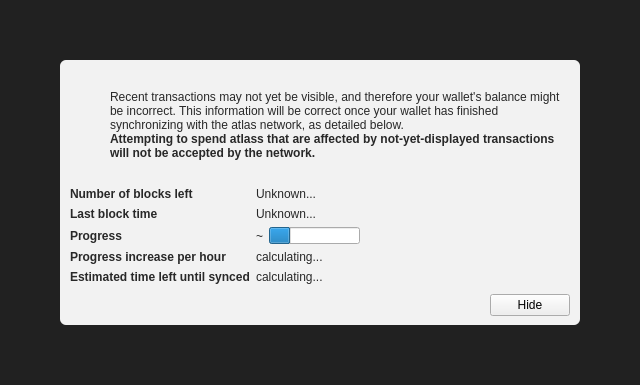
<?xml version="1.0" encoding="UTF-8"?>
<ui version="4.0">
 <class>ModalOverlay</class>
 <widget class="ModalOverlay" name="ModalOverlay">
  <property name="geometry">
   <rect>
    <x>0</x>
    <y>0</y>
    <width>640</width>
    <height>385</height>
   </rect>
  </property>
  <property name="windowTitle">
   <string>Form</string>
  </property>
  <layout class="QVBoxLayout" name="verticalLayout" stretch="0">
   <property name="sizeConstraint">
    <enum>QLayout::SetDefaultConstraint</enum>
   </property>
   <property name="leftMargin">
    <number>0</number>
   </property>
   <property name="topMargin">
    <number>0</number>
   </property>
   <property name="rightMargin">
    <number>0</number>
   </property>
   <property name="bottomMargin">
    <number>0</number>
   </property>
   <item>
    <widget class="QWidget" name="bgWidget" native="true">
     <property name="styleSheet">
      <string notr="true">#bgWidget { background: rgba(0,0,0,220); }</string>
     </property>
     <layout class="QVBoxLayout" name="verticalLayoutMain" stretch="1">
      <property name="leftMargin">
       <number>60</number>
      </property>
      <property name="topMargin">
       <number>60</number>
      </property>
      <property name="rightMargin">
       <number>60</number>
      </property>
      <property name="bottomMargin">
       <number>60</number>
      </property>
      <item>
       <widget class="QWidget" name="contentWidget" native="true">
        <property name="styleSheet">
         <string notr="true">#contentWidget { background: rgba(255,255,255,240); border-radius: 6px; }

QLabel { color: rgb(40,40,40);  }</string>
        </property>
        <layout class="QVBoxLayout" name="verticalLayoutSub" stretch="1,0,0,0">
         <property name="spacing">
          <number>0</number>
         </property>
         <property name="leftMargin">
          <number>10</number>
         </property>
         <property name="topMargin">
          <number>10</number>
         </property>
         <property name="rightMargin">
          <number>10</number>
         </property>
         <property name="bottomMargin">
          <number>10</number>
         </property>
         <item>
          <layout class="QHBoxLayout" name="horizontalLayoutIconText" stretch="0,1">
           <property name="topMargin">
            <number>20</number>
           </property>
           <item>
            <layout class="QVBoxLayout" name="verticalLayoutIcon">
             <property name="leftMargin">
              <number>0</number>
             </property>
             <item>
              <widget class="QPushButton" name="warningIcon">
               <property name="enabled">
                <bool>false</bool>
               </property>
               <property name="text">
                <string/>
               </property>
               <property name="icon">
                <iconset>
                 <normaloff>:/icons/warning</normaloff>
                 <disabledoff>:/icons/warning</disabledoff>:/icons/warning</iconset>
               </property>
               <property name="iconSize">
                <size>
                 <width>48</width>
                 <height>48</height>
                </size>
               </property>
               <property name="flat">
                <bool>true</bool>
               </property>
              </widget>
             </item>
             <item>
              <spacer name="verticalSpacerWarningIcon">
               <property name="orientation">
                <enum>Qt::Vertical</enum>
               </property>
               <property name="sizeHint" stdset="0">
                <size>
                 <width>20</width>
                 <height>40</height>
                </size>
               </property>
              </spacer>
             </item>
            </layout>
           </item>
           <item>
            <layout class="QVBoxLayout" name="verticalLayoutInfoText">
             <property name="leftMargin">
              <number>0</number>
             </property>
             <property name="topMargin">
              <number>0</number>
             </property>
             <item>
              <widget class="QLabel" name="infoText">
               <property name="text">
                <string>Recent transactions may not yet be visible, and therefore your wallet's balance might be incorrect. This information will be correct once your wallet has finished synchronizing with the atlas network, as detailed below.</string>
               </property>
               <property name="textFormat">
                <enum>Qt::RichText</enum>
               </property>
               <property name="wordWrap">
                <bool>true</bool>
               </property>
              </widget>
             </item>
             <item>
              <widget class="QLabel" name="infoTextStrong">
               <property name="font">
                <font>
                 <weight>75</weight>
                 <bold>true</bold>
                </font>
               </property>
               <property name="text">
                <string>Attempting to spend atlass that are affected by not-yet-displayed transactions will not be accepted by the network.</string>
               </property>
               <property name="textFormat">
                <enum>Qt::RichText</enum>
               </property>
               <property name="wordWrap">
                <bool>true</bool>
               </property>
              </widget>
             </item>
             <item>
              <spacer name="verticalSpacerInTextSpace">
               <property name="orientation">
                <enum>Qt::Vertical</enum>
               </property>
               <property name="sizeHint" stdset="0">
                <size>
                 <width>20</width>
                 <height>40</height>
                </size>
               </property>
              </spacer>
             </item>
            </layout>
           </item>
          </layout>
         </item>
         <item>
          <spacer name="verticalSpacerAfterText">
           <property name="orientation">
            <enum>Qt::Vertical</enum>
           </property>
           <property name="sizeHint" stdset="0">
            <size>
             <width>20</width>
             <height>40</height>
            </size>
           </property>
          </spacer>
         </item>
         <item>
          <layout class="QFormLayout" name="formLayout">
           <property name="fieldGrowthPolicy">
            <enum>QFormLayout::FieldsStayAtSizeHint</enum>
           </property>
           <property name="horizontalSpacing">
            <number>6</number>
           </property>
           <property name="verticalSpacing">
            <number>6</number>
           </property>
           <property name="topMargin">
            <number>10</number>
           </property>
           <item row="0" column="0">
            <widget class="QLabel" name="labelNumberOfBlocksLeft">
             <property name="font">
              <font>
               <weight>75</weight>
               <bold>true</bold>
              </font>
             </property>
             <property name="text">
              <string>Number of blocks left</string>
             </property>
            </widget>
           </item>
           <item row="0" column="1">
            <widget class="QLabel" name="numberOfBlocksLeft">
             <property name="text">
              <string>Unknown...</string>
             </property>
            </widget>
           </item>
           <item row="1" column="0">
            <widget class="QLabel" name="labelLastBlockTime">
             <property name="font">
              <font>
               <weight>75</weight>
               <bold>true</bold>
              </font>
             </property>
             <property name="text">
              <string>Last block time</string>
             </property>
            </widget>
           </item>
           <item row="1" column="1">
            <widget class="QLabel" name="newestBlockDate">
             <property name="sizePolicy">
              <sizepolicy hsizetype="Maximum" vsizetype="Preferred">
               <horstretch>0</horstretch>
               <verstretch>0</verstretch>
              </sizepolicy>
             </property>
             <property name="text">
              <string>Unknown...</string>
             </property>
            </widget>
           </item>
           <item row="2" column="0">
            <widget class="QLabel" name="labelSyncDone">
             <property name="font">
              <font>
               <weight>75</weight>
               <bold>true</bold>
              </font>
             </property>
             <property name="text">
              <string>Progress</string>
             </property>
            </widget>
           </item>
           <item row="2" column="1">
            <layout class="QHBoxLayout" name="horizontalLayoutSync" stretch="0,1">
             <item>
              <widget class="QLabel" name="percentageProgress">
               <property name="text">
                <string notr="true">~</string>
               </property>
              </widget>
             </item>
             <item>
              <widget class="QProgressBar" name="progressBar">
               <property name="value">
                <number>24</number>
               </property>
               <property name="format">
                <string/>
               </property>
              </widget>
             </item>
            </layout>
           </item>
           <item row="4" column="0">
            <widget class="QLabel" name="labelProgressIncrease">
             <property name="font">
              <font>
               <weight>75</weight>
               <bold>true</bold>
              </font>
             </property>
             <property name="text">
              <string>Progress increase per hour</string>
             </property>
            </widget>
           </item>
           <item row="4" column="1">
            <widget class="QLabel" name="progressIncreasePerH">
             <property name="text">
              <string>calculating...</string>
             </property>
            </widget>
           </item>
           <item row="5" column="0">
            <widget class="QLabel" name="labelEstimatedTimeLeft">
             <property name="font">
              <font>
               <weight>75</weight>
               <bold>true</bold>
              </font>
             </property>
             <property name="text">
              <string>Estimated time left until synced</string>
             </property>
            </widget>
           </item>
           <item row="5" column="1">
            <widget class="QLabel" name="expectedTimeLeft">
             <property name="text">
              <string>calculating...</string>
             </property>
            </widget>
           </item>
          </layout>
         </item>
         <item>
          <layout class="QHBoxLayout" name="horizontalLayoutButtons">
           <property name="leftMargin">
            <number>10</number>
           </property>
           <property name="topMargin">
            <number>10</number>
           </property>
           <item>
            <spacer name="horizontalSpacer">
             <property name="orientation">
              <enum>Qt::Horizontal</enum>
             </property>
             <property name="sizeHint" stdset="0">
              <size>
               <width>40</width>
               <height>20</height>
              </size>
             </property>
            </spacer>
           </item>
           <item>
            <widget class="QPushButton" name="closeButton">
             <property name="text">
              <string>Hide</string>
             </property>
            </widget>
           </item>
          </layout>
         </item>
        </layout>
       </widget>
      </item>
     </layout>
    </widget>
   </item>
  </layout>
 </widget>
 <customwidgets>
  <customwidget>
   <class>ModalOverlay</class>
   <extends>QWidget</extends>
   <header>modaloverlay.h</header>
   <container>1</container>
  </customwidget>
 </customwidgets>
 <resources/>
 <connections/>
</ui>
